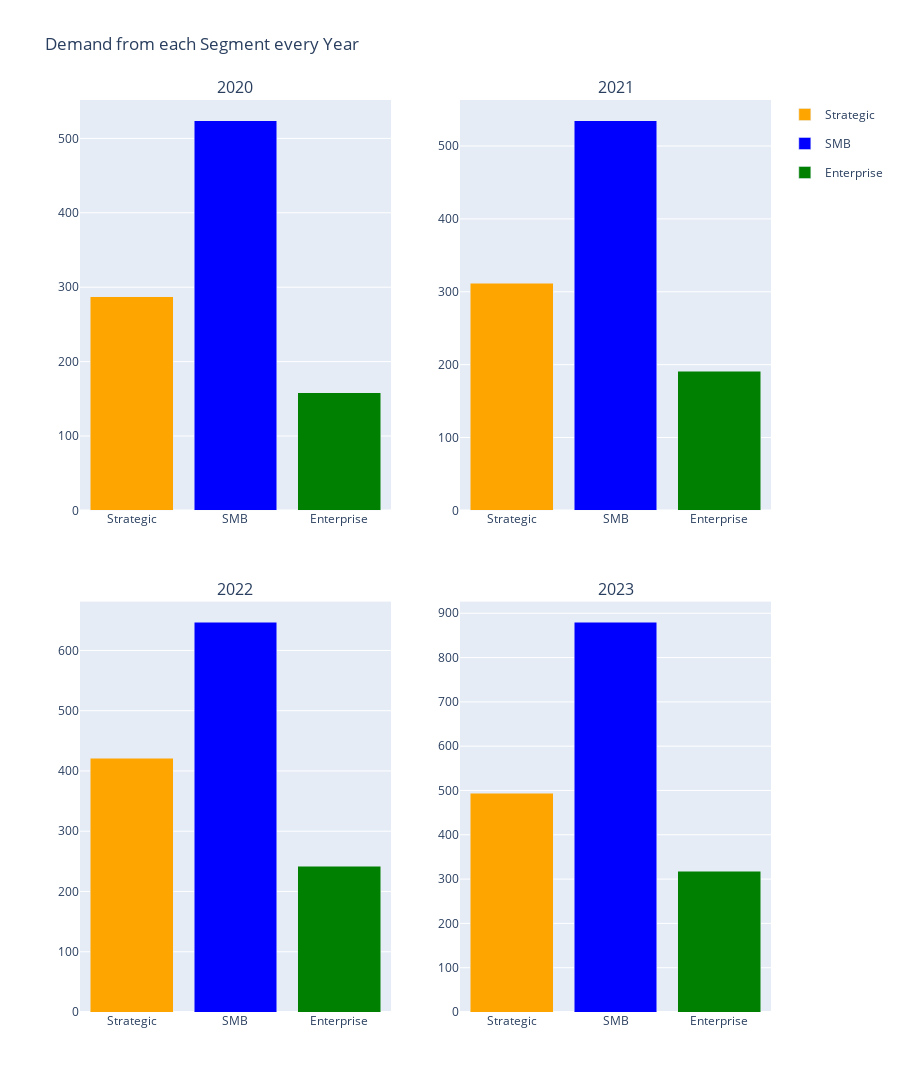

Notebook code for this chart:
### Code cell
# Demand from each Segment every Year
# Create a subplot figure
fig_segment_demand = make_subplots(rows=2, cols=2, subplot_titles=['2020', '2021', '2022', '2023'], vertical_spacing=0.1)

# Create a color dictionary for each segment
colors = {'SMB': 'blue', 'Strategic': 'orange', 'Enterprise': 'green'}

for i, year in enumerate(years):
    # Filter data for the year
    data = segment[segment['Year'] == year]
    for seg in data['Segment'].unique():
        # Filter data for the segment
        segment_data = data[data['Segment'] == seg]
        
        # Get 'Demand' for the segment
        demand_value = segment_data['Demand'].values[0]
        
        # Plot a bar chart
        fig_segment_demand.add_trace(go.Bar(x=[seg], y=[demand_value], name=seg, marker_color=colors[seg], legendgroup=seg, showlegend=(i==0)), i//2+1, i%2+1)

# Update layout
fig_segment_demand.update_layout(height=400*len(years), title_text="Demand from each Segment every Year", barmode='stack')

fig_segment_demand.show()

### Figure 1 — Plotly figure (JSON) as saved in the notebook; plotly's stock layout.template omitted (floating-point values rounded to 4 significant figures)
{"data": [{"legendgroup": "Strategic", "marker": {"color": "orange"}, "name": "Strategic", "showlegend": true, "type": "bar", "x": ["Strategic"], "xaxis": "x", "y": [287], "yaxis": "y"}, {"legendgroup": "SMB", "marker": {"color": "blue"}, "name": "SMB", "showlegend": true, "type": "bar", "x": ["SMB"], "xaxis": "x", "y": [524], "yaxis": "y"}, {"legendgroup": "Enterprise", "marker": {"color": "green"}, "name": "Enterprise", "showlegend": true, "type": "bar", "x": ["Enterprise"], "xaxis": "x", "y": [158], "yaxis": "y"}, {"legendgroup": "Strategic", "marker": {"color": "orange"}, "name": "Strategic", "showlegend": false, "type": "bar", "x": ["Strategic"], "xaxis": "x2", "y": [312], "yaxis": "y2"}, {"legendgroup": "SMB", "marker": {"color": "blue"}, "name": "SMB", "showlegend": false, "type": "bar", "x": ["SMB"], "xaxis": "x2", "y": [535], "yaxis": "y2"}, {"legendgroup": "Enterprise", "marker": {"color": "green"}, "name": "Enterprise", "showlegend": false, "type": "bar", "x": ["Enterprise"], "xaxis": "x2", "y": [191], "yaxis": "y2"}, {"legendgroup": "Strategic", "marker": {"color": "orange"}, "name": "Strategic", "showlegend": false, "type": "bar", "x": ["Strategic"], "xaxis": "x3", "y": [421], "yaxis": "y3"}, {"legendgroup": "SMB", "marker": {"color": "blue"}, "name": "SMB", "showlegend": false, "type": "bar", "x": ["SMB"], "xaxis": "x3", "y": [647], "yaxis": "y3"}, {"legendgroup": "Enterprise", "marker": {"color": "green"}, "name": "Enterprise", "showlegend": false, "type": "bar", "x": ["Enterprise"], "xaxis": "x3", "y": [242], "yaxis": "y3"}, {"legendgroup": "Strategic", "marker": {"color": "orange"}, "name": "Strategic", "showlegend": false, "type": "bar", "x": ["Strategic"], "xaxis": "x4", "y": [494], "yaxis": "y4"}, {"legendgroup": "SMB", "marker": {"color": "blue"}, "name": "SMB", "showlegend": false, "type": "bar", "x": ["SMB"], "xaxis": "x4", "y": [880], "yaxis": "y4"}, {"legendgroup": "Enterprise", "marker": {"color": "green"}, "name": "Enterprise", "showlegend": false, "type": "bar", "x": ["Enterprise"], "xaxis": "x4", "y": [318], "yaxis": "y4"}], "layout": {"annotations": [{"font": {"size": 16}, "showarrow": false, "text": "2020", "x": 0.225, "xanchor": "center", "xref": "paper", "y": 1, "yanchor": "bottom", "yref": "paper"}, {"font": {"size": 16}, "showarrow": false, "text": "2021", "x": 0.775, "xanchor": "center", "xref": "paper", "y": 1, "yanchor": "bottom", "yref": "paper"}, {"font": {"size": 16}, "showarrow": false, "text": "2022", "x": 0.225, "xanchor": "center", "xref": "paper", "y": 0.45, "yanchor": "bottom", "yref": "paper"}, {"font": {"size": 16}, "showarrow": false, "text": "2023", "x": 0.775, "xanchor": "center", "xref": "paper", "y": 0.45, "yanchor": "bottom", "yref": "paper"}], "barmode": "stack", "height": 1600, "title": {"text": "Demand from each Segment every Year"}, "xaxis": {"anchor": "y", "domain": [0, 0.45]}, "xaxis2": {"anchor": "y2", "domain": [0.55, 1]}, "xaxis3": {"anchor": "y3", "domain": [0, 0.45]}, "xaxis4": {"anchor": "y4", "domain": [0.55, 1]}, "yaxis": {"anchor": "x", "domain": [0.55, 1]}, "yaxis2": {"anchor": "x2", "domain": [0.55, 1]}, "yaxis3": {"anchor": "x3", "domain": [0, 0.45]}, "yaxis4": {"anchor": "x4", "domain": [0, 0.45]}}}
